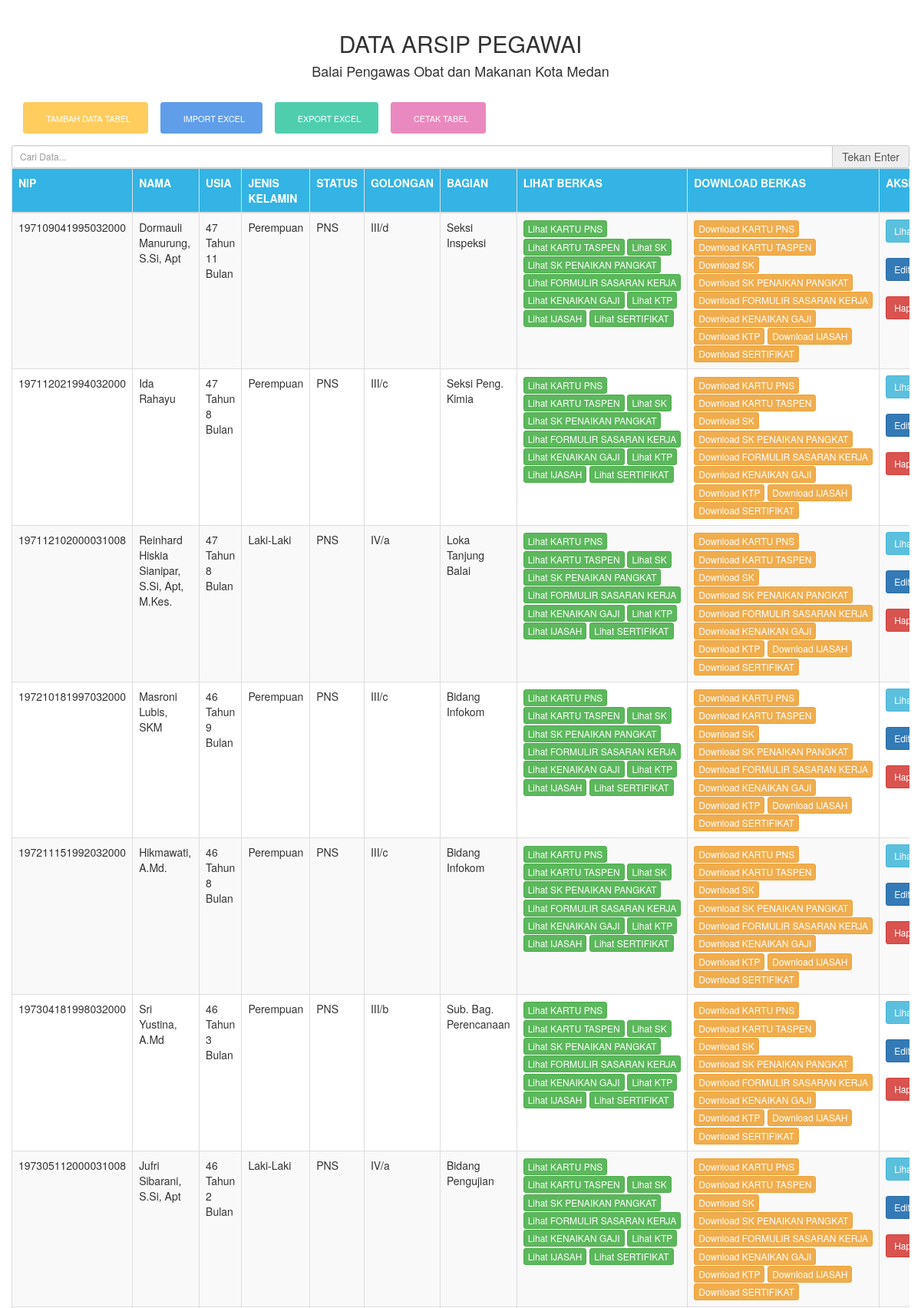
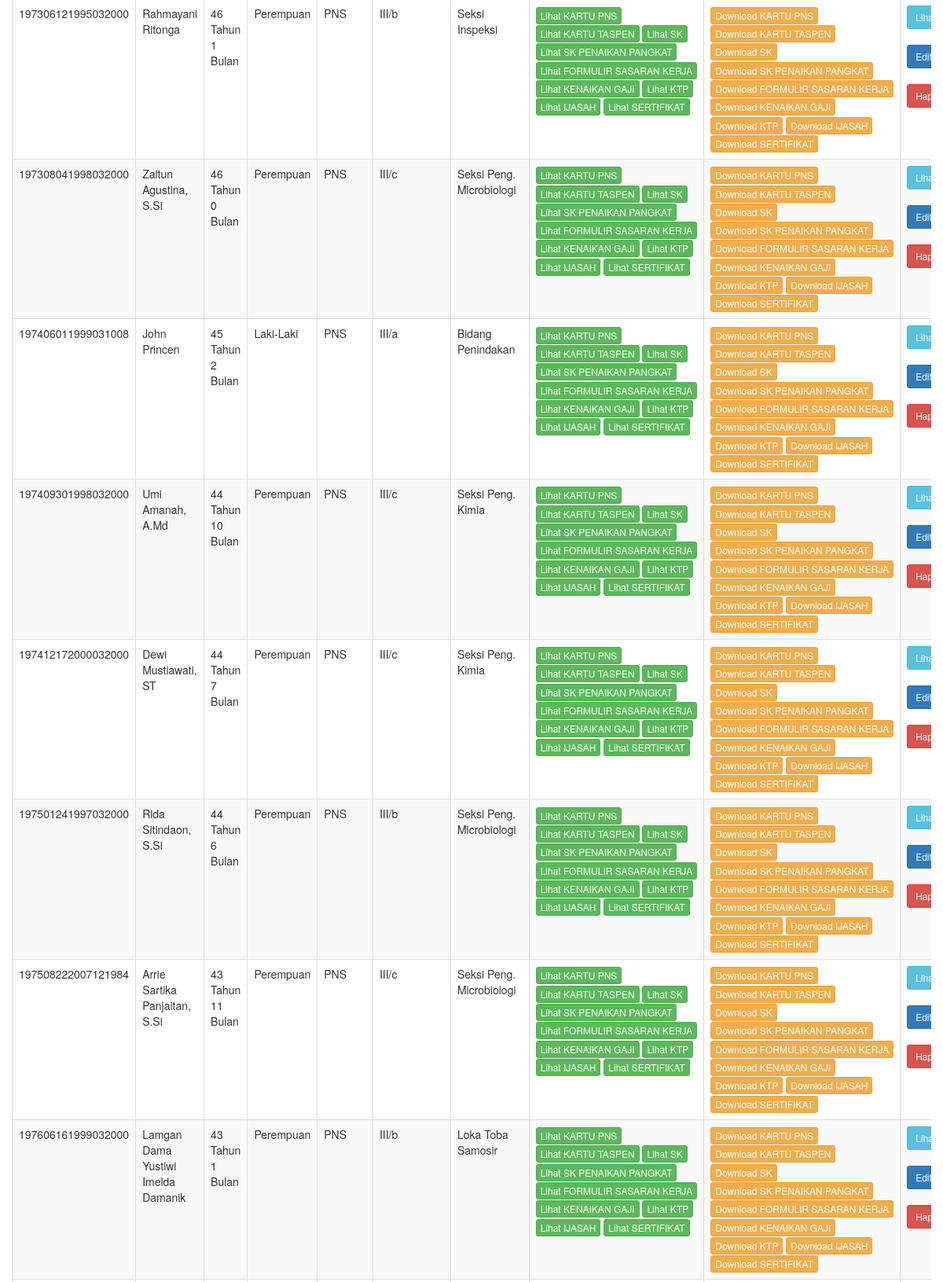
Screenshot of /tabel/index.php?page=3 (upper part) with the database file from the repository (2 pictures, top to bottom).
### tables this page shows
CREATE TABLE `mahasiswa` (
  `nip` varchar(20) NOT NULL,
  `nama` varchar(50) NOT NULL,
  `tela` varchar(250) NOT NULL,
  `tala` varchar(150) NOT NULL,
  `usia` varchar(250) NOT NULL,
  `jenkel` varchar(250) NOT NULL,
  `tmtcpns` varchar(150) NOT NULL,
  `mkp` varchar(250) NOT NULL,
  `golongan` varchar(30) NOT NULL,
  `tmtgol` varchar(150) NOT NULL,
  `mkg` varchar(250) NOT NULL,
  `eselon` varchar(250) NOT NULL,
  `jabatan` varchar(250) NOT NULL,
  `bagian` varchar(250) NOT NULL,
  `status` varchar(250) NOT NULL,
  `dikstruk` varchar(250) NOT NULL,
  `tadi` varchar(250) NOT NULL,
  `propen` varchar(250) NOT NULL,
  `prodi` varchar(250) NOT NULL,
  `nase` varchar(250) NOT NULL,
  `talu` varchar(250) NOT NULL,
  `agama` varchar(250) NOT NULL,
  `file1` varchar(200) NOT NULL,
  `file2` varchar(200) NOT NULL,
  `file3` varchar(200) NOT NULL,
  `file4` varchar(200) NOT NULL,
  `file5` varchar(200) NOT NULL,
  `file6` varchar(200) NOT NULL,
  `file7` varchar(200) NOT NULL,
  `file8` varchar(200) NOT NULL,
  `file9` varchar(200) NOT NULL,
  `file10` varchar(200) NOT NULL,
  PRIMARY KEY (`nip`),
  KEY `nip` (`nip`)
);

### tabel/index.php (the view, shortened to what this page needs)
<!DOCTYPE html>
<html lang="en">
<head>
    <link rel="stylesheet" href="../assets/css/top.css">
    <link rel="stylesheet" href="https://use.fontawesome.com/releases/v5.4.1/css/all.css">
	<link rel="stylesheet" href="../assets/css/bootstrap.min.css">
	<link rel="stylesheet" href="../assets/css/kembali.css">
	<link rel="stylesheet" href="../assets/css/tombol.css">
</head>
<body>
	<br>
	<center>
		<h2>DATA ARSIP PEGAWAI</h2>
		<h4>Balai Pengawas Obat dan Makanan Kota Medan</h4>
	</center>
	<br>
<div class="container">
	<div class="btn-toolbar">
		<a class="btn button yellow" 	href="../input/index.php"><i class="icon-plus"></i> Tambah Data Tabel </a>
		<a class="btn button blue" 		href="../import/index.php"><i class="icon-plus"></i> Import Excel</a>
		<a class="btn button mint" 		href="../admin/export.php"><i class="icon-plus"></i> Export Excel</a>
		<a class="btn button pink" 		href="../admin/print.php"><i class="icon-plus"></i> Cetak Tabel</a>
	</div>
</div>
  <div class="col-md-12">
  <?php
  $perhalaman		= 20;
  $page				= (isset($_GET['page']))?(int)$_GET['page']:1;
  $start			= ($page - 1) * $perhalaman;
  ?>
<div class="container table-responsive">
	<div class ="row">
		<div class="col-md-15">
            <div class="input-group">
            <input type="text" name="txtCountry" id="txtCountry" class="form-control input-sm mb-10 typeahead" placeholder="Cari Data..." autocomplete="off">
            <span class="input-group-addon" title="" data-original-title="" data-trigger="hover" data-container="body" data-toggle="popover" data-placement="bottom" data-content="Cari Berita Berdasarkan Judul">Tekan Enter</span>
            </div>
<div class="container table-responsive">
	<div class ="row">
		<div class="col-md-15">
			<table class="table table-striped table-bordered table-hover table-responsive" id="tabel_siswa">
				<tr>
					<th>NIP</th>
					<th>Nama</th>
					<th>Usia</th>
					<th>Jenis Kelamin</th>
					<th>Status</th>
					<th>Golongan</th>
					<th>Bagian</th>
					<th>Lihat Berkas</th>
					<th>Download Berkas</th>
					<th>Aksi</th>
				</tr>
				<tbody>
				<?php
					include 	'../konek.php';
					$data2  	= "select * from mahasiswa order by nip LIMIT $start,$perhalaman";
					$res    	= mysqli_query($konek,$data2);
					while($row	= mysqli_fetch_array($res)){
						echo '<tr>';
						echo '<td>'. $row['nip'] . 				'</td>';
						echo '<td>'. $row['nama'] . 			'</td>';
						echo '<td>'. $row['usia'] . 			'</td>';
						echo '<td>'. $row['jenkel'] . 			'</td>';
						echo '<td>'. $row['status'] . 			'</td>';
						echo '<td>'. $row['golongan'] . 		'</td>';
						echo '<td>'. $row['bagian'] . 			'</td>';
						echo '<td><a class="btn btn-xs btn-success" target="_blank" href="../datascan/KARTU_PNS/'. 				$row['file1'] 		. 	'">Lihat KARTU PNS</a>
								  <a class="btn btn-xs btn-success" target="_blank" href="../datascan/KARTU_TASPEN/'. 			$row['file2'] 		.	'">Lihat KARTU TASPEN</a>
								  <a class="btn btn-xs btn-success" target="_blank" href="../datascan/SK/'. 					$row['file3'] 		.	'">Lihat SK</a>
								  <a class="btn btn-xs btn-success" target="_blank" href="../datascan/SK_PENAIKAN_PANGKAT/'. 	$row['file4'] 		.	'">Lihat SK PENAIKAN PANGKAT</a>
								  <a class="btn btn-xs btn-success" target="_blank" href="../datascan/FORMULIR_SASARAN_KERJA/'. $row['file5'] 		.	'">Lihat FORMULIR SASARAN KERJA</a>
								  <a class="btn btn-xs btn-success" target="_blank" href="../datascan/KENAIKAN_GAJI/'. 			$row['file6'] 		.	'">Lihat KENAIKAN GAJI</a>
								  <a class="btn btn-xs btn-success" target="_blank" href="../datascan/KTP/'. 					$row['file7'] 		.	'">Lihat KTP</a>
								  <a class="btn btn-xs btn-success" target="_blank" href="../datascan/IJASAH/'. 				$row['file8'] 		.	'">Lihat IJASAH</a>
								  <a class="btn btn-xs btn-success" target="_blank" href="../datascan/SERTIFIKAT/'. 			$row['file9'] 		.	'">Lihat SERTIFIKAT</a>
								  </td>';
						echo '<td>
								  <a class="btn btn-xs btn-warning" href="../download/download1.php?filename='. 					$row['file1'] 		. 	'">Download KARTU PNS</a>
								  <a class="btn btn-xs btn-warning" href="../download/download2.php?filename='. 					$row['file2'] 		. 	'">Download KARTU TASPEN</a>
								  <a class="btn btn-xs btn-warning" href="../download/download3.php?filename='. 					$row['file3'] 		. 	'">Download SK</a>
								  <a class="btn btn-xs btn-warning" href="../download/download4.php?filename='. 					$row['file4'] 		. 	'">Download SK PENAIKAN PANGKAT</a>
								  <a class="btn btn-xs btn-warning" href="../download/download5.php?filename='. 					$row['file5'] 		. 	'">Download FORMULIR SASARAN KERJA</a>
								  <a class="btn btn-xs btn-warning" href="../download/download6.php?filename='. 					$row['file6'] 		. 	'">Download KENAIKAN GAJI</a>
								  <a class="btn btn-xs btn-warning" href="../download/download7.php?filename='. 					$row['file7'] 		. 	'">Download KTP</a>
								  <a class="btn btn-xs btn-warning" href="../download/download8.php?filename='. 					$row['file8'] 		. 	'">Download IJASAH</a>
								  <a class="btn btn-xs btn-warning" href="../download/download9.php?filename='. 					$row['file9'] 		. 	'">Download SERTIFIKAT</a>
								  </td>';
						echo '<td>
								  <a class="btn btn-sm btn-info" 	href="read.php?nip='. 				$row['nip'] 		. 	'">Lihat Data</a><br><br>
								  <a class="btn btn-sm btn-primary" href="update.php?nip='. 			$row['nip'] 		. 	'">Edit</a><br><br>
								  <a class="btn btn-sm btn-danger" 	href="delete.php?nip='. 			$row['nip'] 		. 	'">Hapus</a><br>
							  </td>';
						echo '</tr>';
					}
				?>
		 		</tbody>
			</table>
</body>
</html>

### assets/css/top.css (style rules this page uses)
body { margin: 0; padding: 0; font-family: "montserrat"; }

### assets/css/tombol.css (style rules this page uses)
.button,input.button { position: relative; display: inline-block; margin-right: 1em; margin-bottom: 1.34em; padding: 1em 2em; border-bottom: none; -webkit-border-radius: 0.333em; -moz-border-radius: 0.333em; border-radius: 0.333em; background-color: rgba(84,87,102,1); color: #FFFFFF!important; text-decoration: none!important; text-transform: uppercase; font-size: 0.778em!important; line-height: 1.714em!important; cursor: pointer; }
.button,input.button { -webkit-transition: background-color 0.3s linear,color 0.3s linear; -moz-transition: background-color 0.3s linear,color 0.3s linear; transition: background-color 0.3s linear,color 0.3s linear; }
.button.yellow,input.button.yellow { background-color: rgba(254,205,94,1); }
.button.mint,input.button.mint { background-color: rgba(79,206,173,1); }
.button.pink,input.button.pink { background-color: rgba(234,137,191,1); }
.button.blue,input.button.blue { background-color: rgba(96,158,234,1); }

### tabel/index.php (style rules this page uses)
table { box-shadow:0px 0px 5px #aaa; }
table th { padding:10px; font-weight:bold; background:#33B4E4; color:#fff; text-transform:uppercase; }
table td { padding:10px 5px; }

### rows the page displays
mahasiswa: nip "197109041995032000", nama "Dormauli Manurung, S.Si, Apt", usia "47 Tahun 11 Bulan", jenkel "Perempuan", status "PNS", golongan "III/d", bagian "Seksi Inspeksi"
mahasiswa: nip "197112021994032000", nama "Ida Rahayu", usia "47 Tahun 8 Bulan", jenkel "Perempuan", status "PNS", golongan "III/c", bagian "Seksi Peng. Kimia"
mahasiswa: nip "197112102000031008", nama "Reinhard Hiskia Sianipar, S.Si, Apt, M.Kes.", usia "47 Tahun 8 Bulan", jenkel "Laki-Laki", status "PNS", golongan "IV/a", bagian "Loka Tanjung Balai"
mahasiswa: nip "197210181997032000", nama "Masroni Lubis, SKM", usia "46 Tahun 9 Bulan", jenkel "Perempuan", status "PNS", golongan "III/c", bagian "Bidang Infokom"
mahasiswa: nip "197211151992032000", nama "Hikmawati, A.Md.", usia "46 Tahun 8 Bulan", jenkel "Perempuan", status "PNS", golongan "III/c", bagian "Bidang Infokom"
mahasiswa: nip "197304181998032000", nama "Sri Yustina, A.Md", usia "46 Tahun 3 Bulan", jenkel "Perempuan", status "PNS", golongan "III/b", bagian "Sub. Bag. Perencanaan"
mahasiswa: nip "197305112000031008", nama "Jufri Sibarani, S.Si, Apt", usia "46 Tahun 2 Bulan", jenkel "Laki-Laki", status "PNS", golongan "IV/a", bagian "Bidang Pengujian"
mahasiswa: nip "197306121995032000", nama "Rahmayani Ritonga", usia "46 Tahun 1 Bulan", jenkel "Perempuan", status "PNS", golongan "III/b", bagian "Seksi Inspeksi"
mahasiswa: nip "197308041998032000", nama "Zaitun Agustina, S.Si", usia "46 Tahun 0 Bulan", jenkel "Perempuan", status "PNS", golongan "III/c", bagian "Seksi Peng. Microbiologi"
mahasiswa: nip "197406011999031008", nama "John Princen", usia "45 Tahun 2 Bulan", jenkel "Laki-Laki", status "PNS", golongan "III/a", bagian "Bidang Penindakan"
mahasiswa: nip "197409301998032000", nama "Umi Amanah, A.Md", usia "44 Tahun 10 Bulan", jenkel "Perempuan", status "PNS", golongan "III/c", bagian "Seksi Peng. Kimia"
mahasiswa: nip "197412172000032000", nama "Dewi Mustiawati, ST", usia "44 Tahun 7 Bulan", jenkel "Perempuan", status "PNS", golongan "III/c", bagian "Seksi Peng. Kimia"
mahasiswa: nip "197501241997032000", nama "Rida Sitindaon, S.Si", usia "44 Tahun 6 Bulan", jenkel "Perempuan", status "PNS", golongan "III/b", bagian "Seksi Peng. Microbiologi"
mahasiswa: nip "197508222007121984", nama "Arrie Sartika Panjaitan, S.Si", usia "43 Tahun 11 Bulan", jenkel "Perempuan", status "PNS", golongan "III/c", bagian "Seksi Peng. Microbiologi"
mahasiswa: nip "197606161999032000", nama "Lamgan Dama Yustiwi Imelda Damanik", usia "43 Tahun 1 Bulan", jenkel "Perempuan", status "PNS", golongan "III/b", bagian "Loka Toba Samosir"
